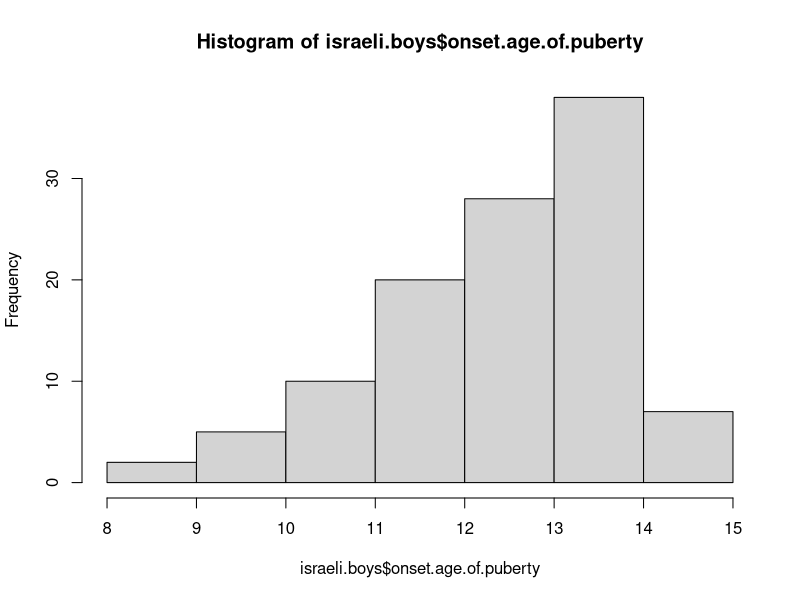
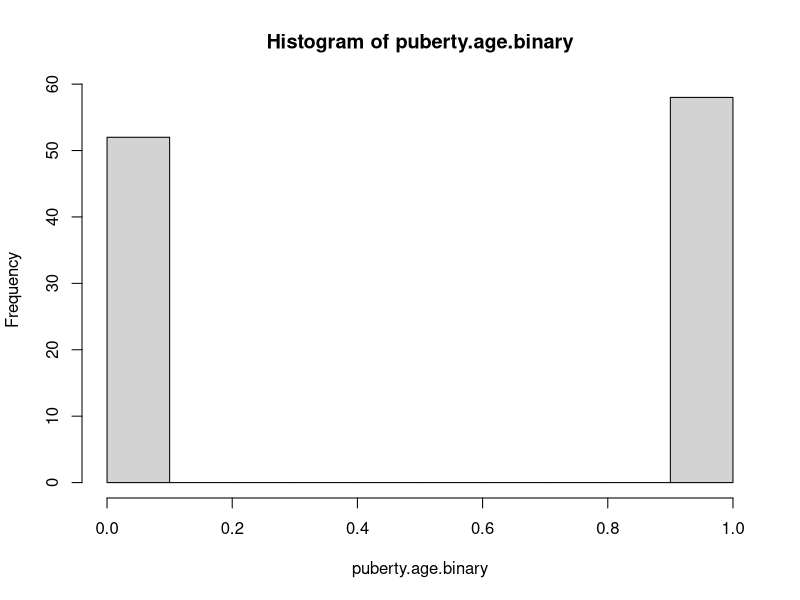

Write the R code that produced these figures, in order. (Note: this script raises an error after producing the figures.)
israeli.boys <- read.csv("IsraeliBoys.csv", header = TRUE)
View(israeli.boys)
names(israeli.boys)
hist(israeli.boys$onset.age.of.puberty)
summary(israeli.boys$onset.age.of.puberty)

mod.lm <- lm(onset.age.of.puberty ~ height.gap.SDS + BMI.percentile, data = israeli.boys)
summary(mod.lm)

puberty.age.binary <- ifelse(israeli.boys$onset.age.of.puberty <= median(israeli.boys$onset.age.of.puberty), 1, 0)
hist(puberty.age.binary)
summary(puberty.age.binary)
table (puberty.age.binary)

mod.glm.logistic <- glm(puberty.age.binary ~ height.gap.SDS + BMI.percentile, family = binomial, data = israeli.boys)
summary(mod.glm)
